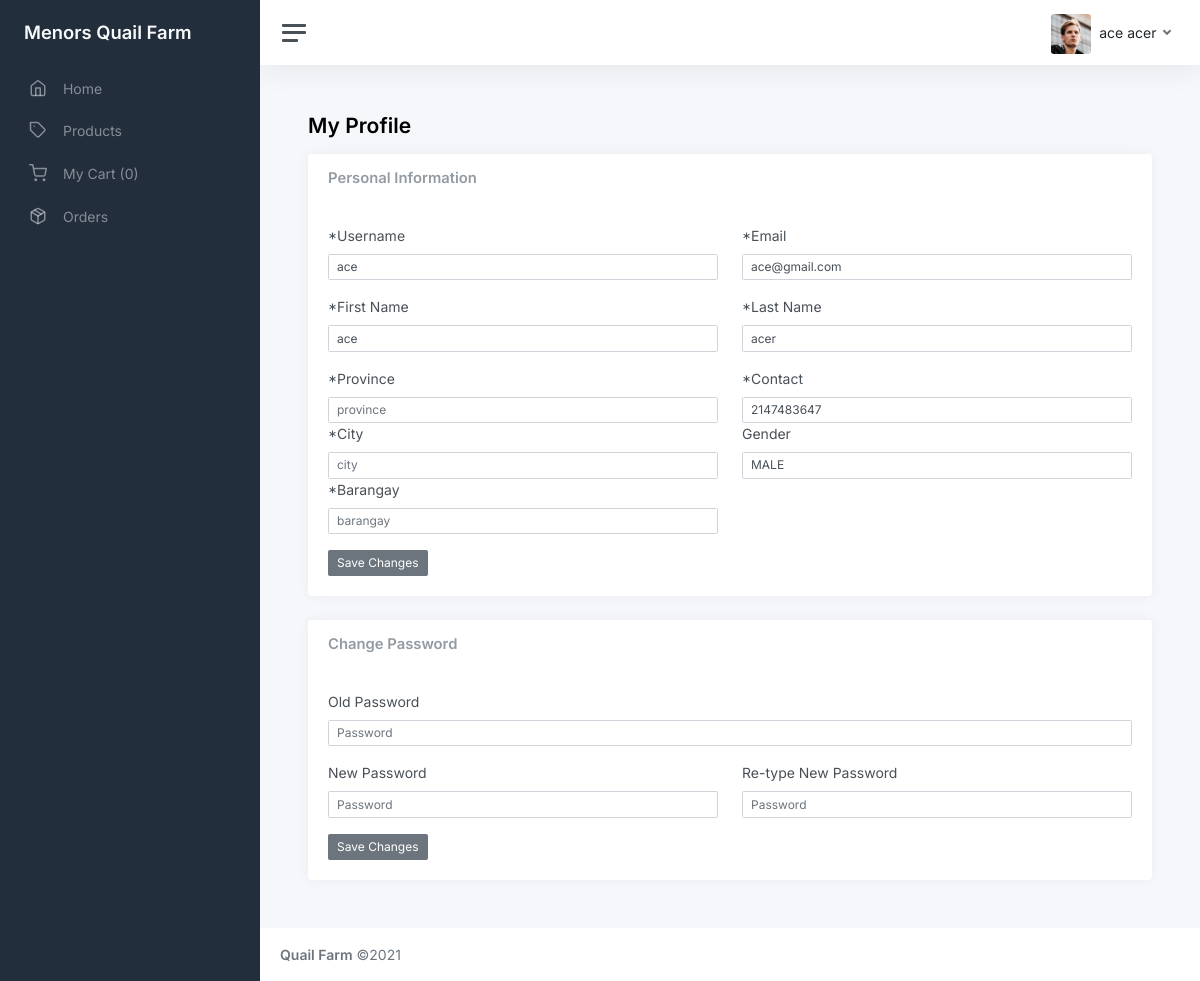
The page /customer/profile.php (signed in) on the database as committed earlier.
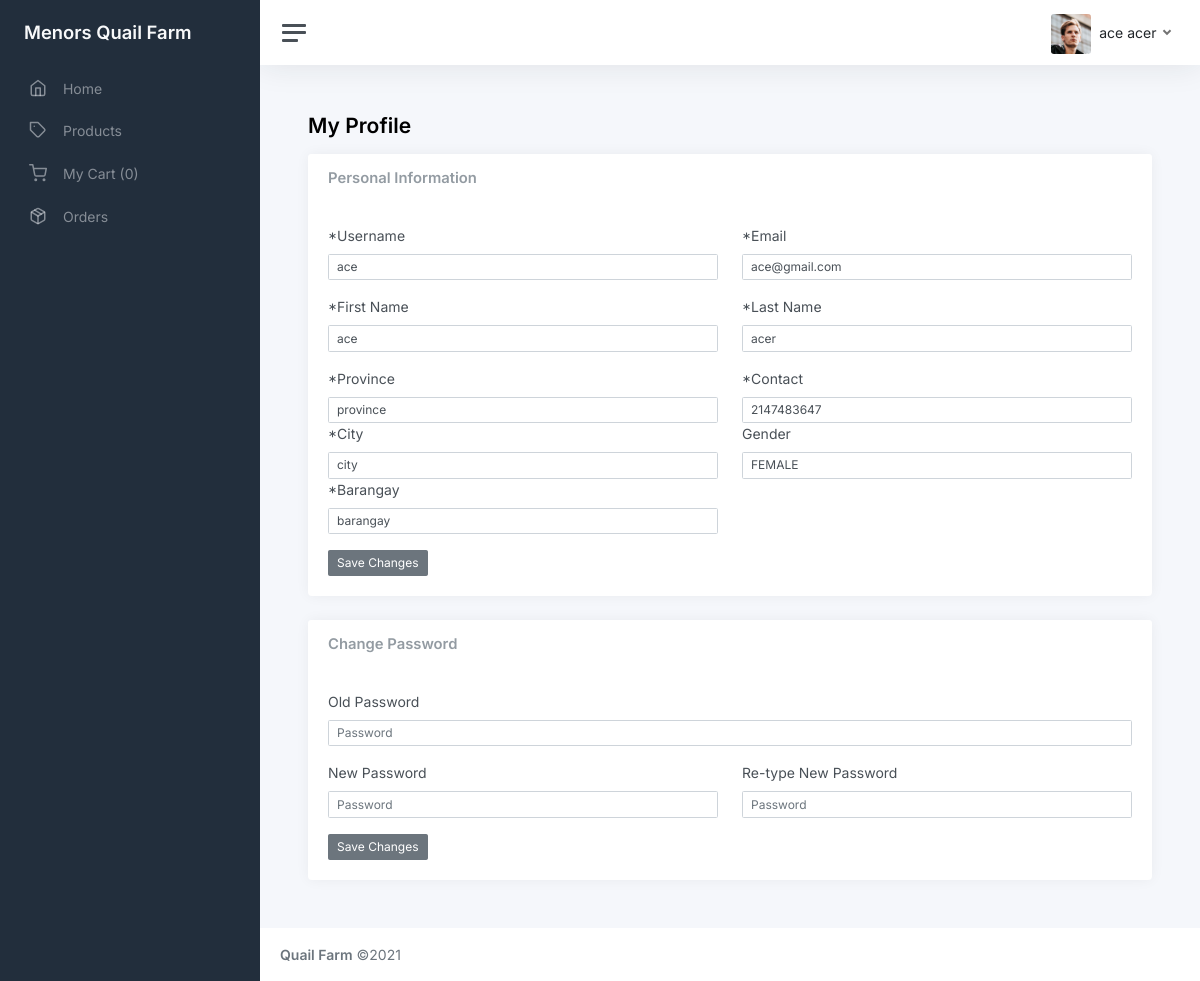
The same page on the database as committed later.
### tables this page shows
CREATE TABLE `tbl_users` (
  `id` int(11) NOT NULL AUTO_INCREMENT,
  `username` varchar(45) DEFAULT NULL,
  `password` varchar(150) DEFAULT NULL,
  `email` varchar(45) DEFAULT NULL,
  `access_id` int(11) DEFAULT 3,
  `date_created` datetime DEFAULT current_timestamp(),
  `is_deleted` int(11) DEFAULT 0,
  PRIMARY KEY (`id`)
);

CREATE TABLE `tbl_users_info` (
  `id` int(11) NOT NULL AUTO_INCREMENT,
  `first_name` varchar(45) DEFAULT NULL,
  `last_name` varchar(45) DEFAULT NULL,
  `address` text DEFAULT NULL,
  `contact_no` int(11) DEFAULT NULL,
  `gender_id` int(11) DEFAULT NULL,
  `province` text DEFAULT NULL,
  `city` text DEFAULT NULL,
  `barangay` text DEFAULT NULL,
  PRIMARY KEY (`id`)
);

### functions.php (called while the page is built, shortened)
<?php
function get_one($sql)
{
    $result = mysqli_query($_SESSION['conn'], $sql);
    while ($row = mysqli_fetch_object($result)) {
        return $row;
    }
}
function get_list($sql)
{
    $result = mysqli_query($_SESSION['conn'], $sql);
    $temp = array();
    while ($row = $result->fetch_assoc()) {
        $temp[] = $row;
    }
    return $temp;
}

### customer/profile.php (the view, shortened to what the changed rows need)
<?php include_once('header.php') ?>
<?php
$info = get_one("select g.gender,UPPER(a.name) as 'access',ui.*,u.* from tbl_users u inner join tbl_users_info ui on ui.id = u.id inner join tbl_access a on a.id = u.access_id inner join tbl_gender g on g.id = ui.gender_id WHERE u.id = " . $_SESSION['user']->id);
?>
<main class="content">
  <div class="container-fluid p-0">
    <h1 class="h3 mb-3"><strong>My Profile</strong></h1>
    <div class="col-12 col-lg-12">
      <div class="card">
        <div class="card-body">
          <form method="post" autocomplete="off" onsubmit="return confirm('Are You Sure?');">
            <div class="row">
              <div class="mb-3 col-md-6">
                <label class="form-label" for="inputEmail4">*Username</label>
                <input type="text" name="username" class="form-control form-control-sm" id="inputEmail4" placeholder="Username" value="<?= isset($_POST['new_password']) && isset($_POST['update_profile']) ? $_POST['username'] : $info->username ?>">
              </div>
              <div class="mb-3 col-md-6">
                <label class="form-label" for="inputPassword4">*Email</label>
                <input type="email" name="email" class="form-control form-control-sm" id="inputPassword4" placeholder="Email" value="<?= isset($_POST['email']) && isset($_POST['update_profile']) ? $_POST['email'] : $info->email ?>">
              </div>
            </div>
            <div class="row">
              <div class="mb-3 col-md-6">
                <label class="form-label" for="inputEmail4">*First Name</label>
                <input type="text" name="first_name" class="form-control form-control-sm" id="inputEmail4" placeholder="First Name" value="<?= isset($_POST['first_name']) && isset($_POST['update_profile']) ? $_POST['first_name'] : $info->first_name ?>">
              </div>
              <div class="mb-3 col-md-6">
                <label class="form-label" for="inputPassword4">*Last Name</label>
                <input type="text" name="last_name" class="form-control form-control-sm" id="inputPassword4" placeholder="Last Name" value="<?= isset($_POST['last_name']) && isset($_POST['update_profile']) ? $_POST['last_name'] : $info->last_name ?>">
              </div>
            </div>
            <div class="row">
              <div class="mb-3 col-md-6">
                <div class="col-md-12">
                  <label for="lastname" class="form-label">*Province</label>
                  <input type="text" class="form-control form-control-sm" id="province" required name="province" placeholder="province" value="<?= isset($_POST['update_profile']) ? $_POST['province'] : $info->province; ?>">
                  <label for="lastname" class="form-label">*City</label>
                  <input type="text" class="form-control form-control-sm" id="city" required name="city" placeholder="city" value="<?= isset($_POST['update_profile']) ? $_POST['city'] : $info->city; ?>">
                  <label for="lastname" class="form-label">*Barangay</label>
                  <input type="text" class="form-control form-control-sm" id="barangay" required name="barangay" placeholder="barangay" value="<?= isset($_POST['update_profile']) ? $_POST['barangay'] : $info->barangay; ?>">
                </div>
              </div>
              <div class="mb-3 col-md-6">
                <label class="form-label" for="inputPassword4">*Contact</label>
                <input type="number" name="contact_no" class="form-control form-control-sm" id="inputPassword4" placeholder="Contact" value="<?= isset($_POST['re_password']) && isset($_POST['update_profile']) ? $_POST['contact_no'] : $info->contact_no ?>">
                <label class="form-label" for="inputPassword4">Gender</label>
                <select name="gender" id="" class="form-control form-control-sm">
                  <?php foreach (get_list("select id,UPPER(gender) as 'gender' from tbl_gender") as $res) {
                    if ($info->gender_id == $res['id']) {
                      echo '<option value="' . $res['id'] . '" selected>' . $res['gender'] . '</option>';
                    } else {
                      echo '<option value="' . $res['id'] . '">' . $res['gender'] . '</option>';
                    }
                  } ?>
                </select>
              </div>
            </div>
          </form>
        </div>
      </div>
    </div>
  </div>
</main>
<?php include_once('footer.php') ?>

Rows that differ between the two databases and show on the page:
changed tbl_users "ace": province (not shown) → "province"; city (not shown) → "city"; barangay (not shown) → "barangay"
Other text that changed with them:
form field gender: "MALE" → "FEMALE"
